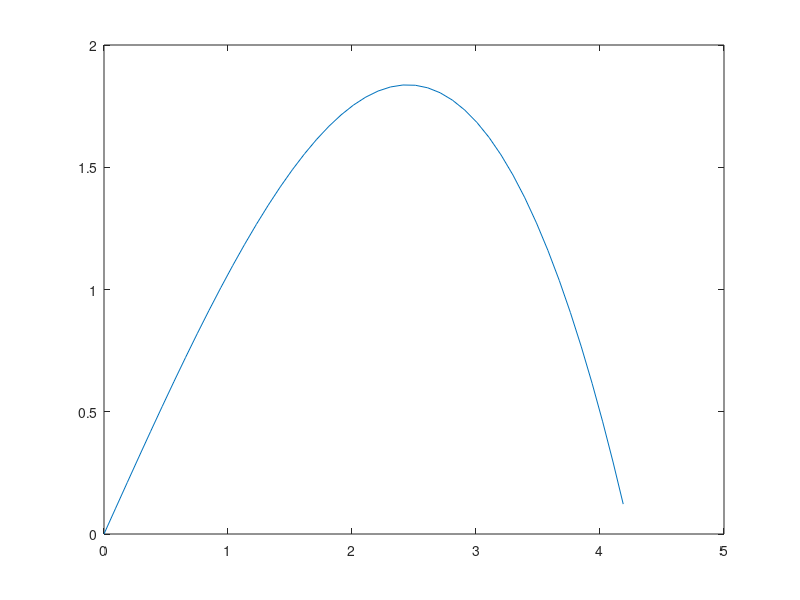
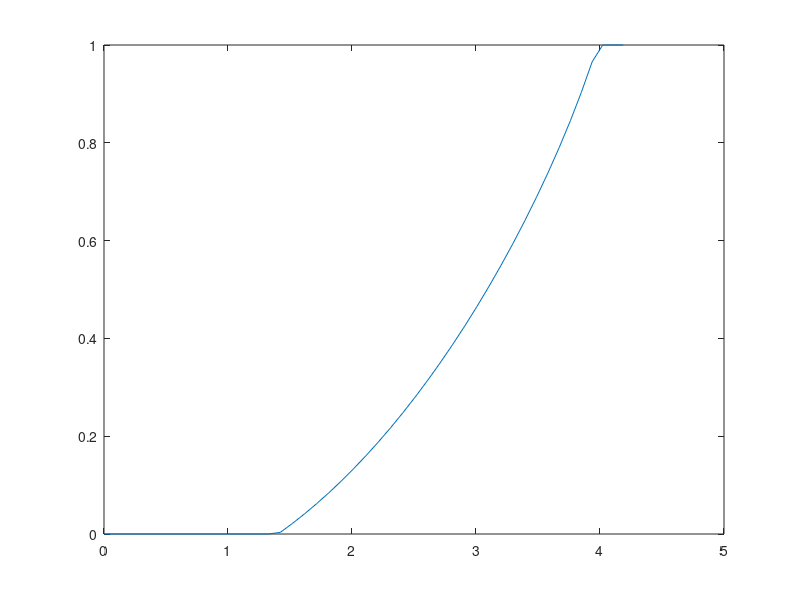

Write the MATLAB code that produced these figures, in order.
%---------------------------------------------------------------
%---------------------------------------------------------------
% Single Spring
% Hemivariational Elasto-Damage Model
% Newton-Raphson Iterative Solver
% with Arc-Length Method
%---------------------------------------------------------------
%---------------------------------------------------------------
k_el = 1;
kt = 1;
kd = 8;
F = 3.0;
R = 0.1;
lm0 = 0;
lm_max = 1;
u0 = 0;
u_max = 1;
f1 = @(u,d,lm) k_el*(1-d)*u-lm*F;
f2 = @(u,d,lm) kt+kd*d-0.5*k_el*u^2;
f3 = @(u,u0,lm,lm0) ((lm-lm0)^2)/(lm_max^2)+((u-u0)^2)/(u_max^2);
%
u = 0.001;
d = 0;
lm = 0.001;
del_u = 1;
del_d = 1;
del_lm = 1;
TOL = 1E-6;
count = 0;
step_max = 44;
path = zeros(step_max+1,3);
for i=1:step_max
    while (abs(del_u)>TOL && abs(del_d)>TOL && abs(del_lm)>TOL)
        tS = [k_el*(1-d), -k_el*u -F
            -k_el*u, kd, 0
            f3(u,u0,lm,lm0)^(-0.5)*((u-u0)/(u_max^2)), 0, f3(u,u0,lm,lm0)^(-0.5)*((lm-lm0)/(lm_max^2))];
        del = tS\([-f1(u,d,lm); -f2(u,d,lm); -(sqrt(f3(u,u0,lm,lm0))-R)]);
        del_u = del(1);
        del_d = del(2);
        del_lm = del(3);
        u = u + del_u;
        if del_d>0
            d = d + del_d;
        end
        if d >= 1.0
            d = 1.0;
        end
        lm = lm + del_lm;
        count = count + 1;
    end
    path(i+1,:) = [u, lm, d];
    u0 = u;
    lm0 = lm;
    del_u = 1;
    del_d = 1;
    del_lm = 1;
    u = u + 0.001;
    lm = lm + 0.001;
end
figure;
plot(path(:,1),F.*path(:,2));
figure;
plot(path(:,1),path(:,3));